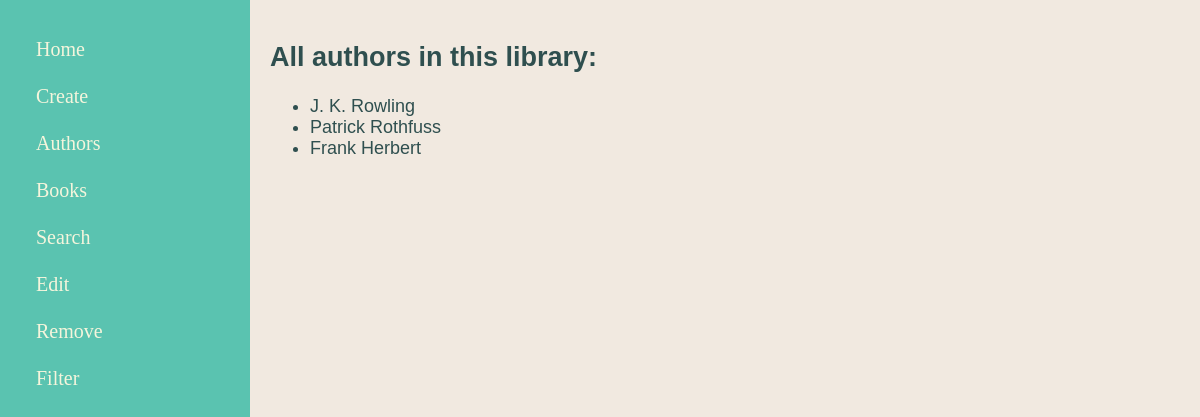
Before: /authors/ with the older database file.
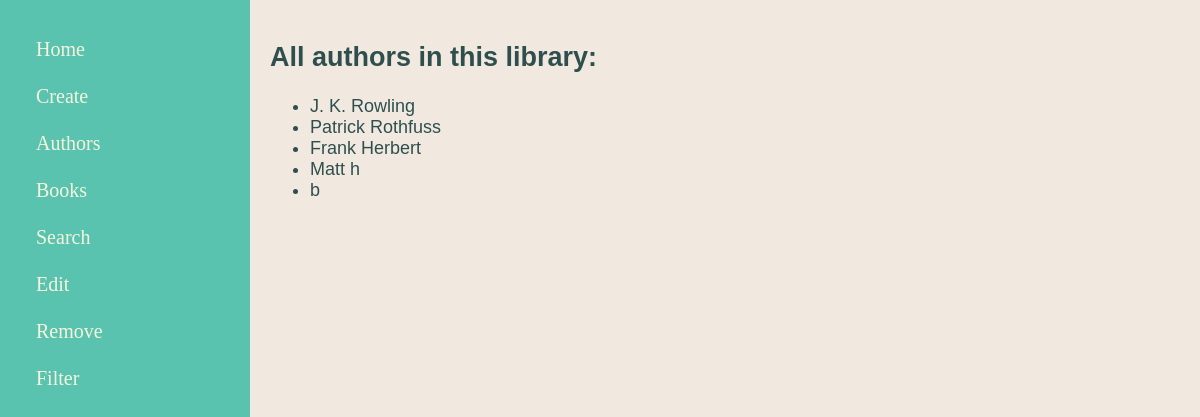
After: the same page with the newer database file.
### main/models.py (models this page shows, shortened)
class Author(models.Model):
    name = models.CharField(max_length=200)

### main/views.py (the view)
# urls.py: path("authors/",views.authors,name="authors"),
def authors(response):
    all_auth = Author.objects.all()
    return render(response,"main/showauthors.html",{"all_auth":all_auth})

### main/templates/main/showauthors.html (shortened to what this page needs)
{% extends 'main/base.html' %}
{% block content %}
<h2>All authors in this library:</h2>
<ul>
    {% for auth in all_auth%}
    <li>{{auth.name}}</li>
    {% endfor%}
</ul>
{% endblock %}

Changed rows visible on the page:
added Author: name "Matt h"
added Author: name "b"
